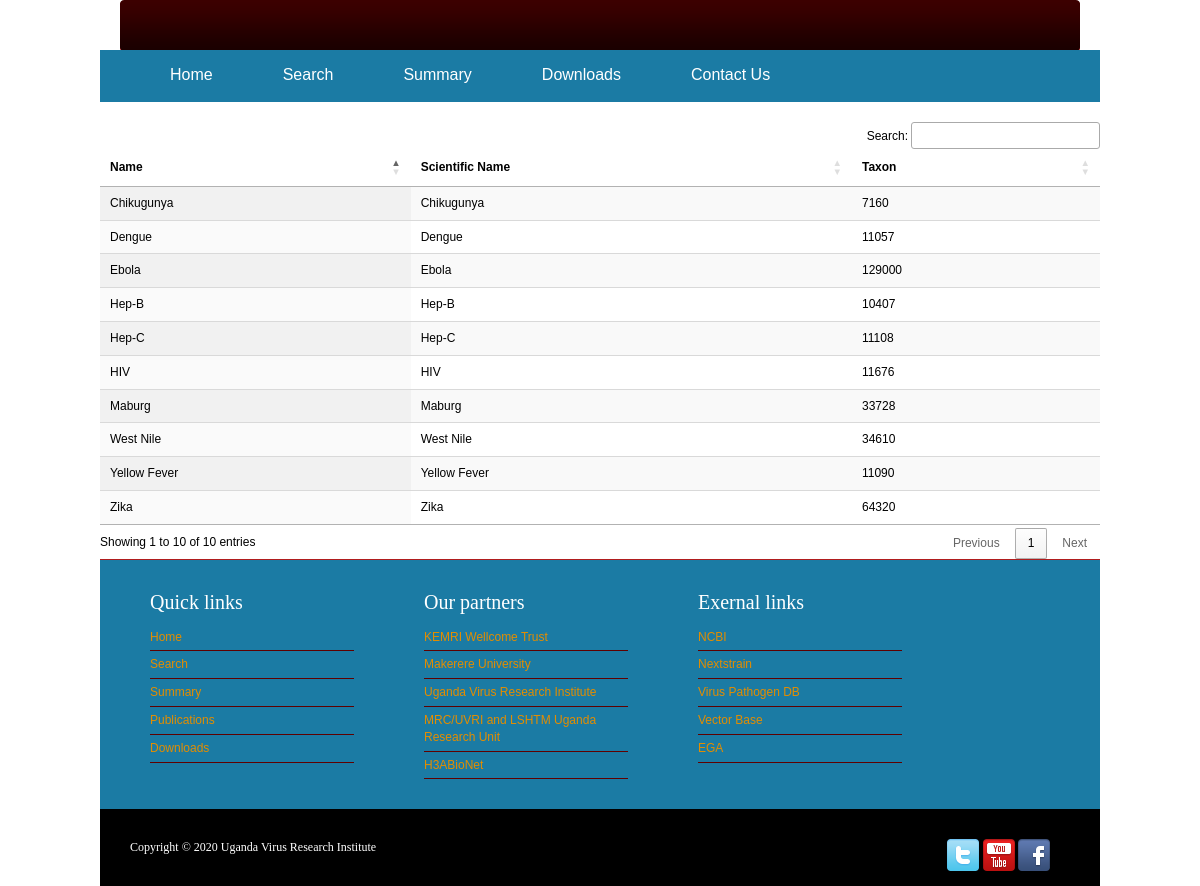
The app's page /search/ with its own data.
### portal/models.py (models this page shows)
class virus(models.Model):
    id=models.AutoField(primary_key=True)
    name=models.CharField(max_length=250)
    scientific_name=models.CharField(max_length=250)
    taxon=models.IntegerField(default=0)

### portal/views.py (the view)
# urls.py: path('search/', views.search, name='search'),
def search(request):
   virusform = VirusForm()
   organismform = OrganismForm()
   siteform = SiteForm()
   viruses=virus.objects.all()
   if request.method == "POST":
      virusform = VirusForm(request.POST)
      organismform = OrganismForm(request.POST)
      siteform = SiteForm(request.POST)
      if virusform.is_valid & organismform.is_valid & siteform.is_valid :
         return render(...) # insert reverse or url
   return render(request, 'search.html',{
          'virusform': virusform,
          'organismform':organismform,
          'siteform':siteform,
          'viruses':viruses,
   })

### portal/forms.py
class VirusForm(forms.Form):
    viruses = forms.ModelChoiceField(
        queryset=virus.objects.values_list('name', flat=True))

class OrganismForm(forms.Form):
    organisms = forms.ModelChoiceField(
        queryset=organism.objects.values_list('name', flat=True))

### portal/templates/search.html (shortened to what this page needs)
{% extends 'base.html' %}
{% load static %}
{% block css %}
    <link rel="stylesheet" type="text/css" href="//cdn.datatables.net/1.10.20/css/jquery.dataTables.min.css">
    <link rel="stylesheet" type="text/css" href="//cdn.datatables.net/searchpanes/1.0.1/css/searchPanes.dataTables.min.css">
    <link rel="stylesheet" type="text/css" href="//cdn.datatables.net/select/1.3.1/css/select.dataTables.min.css">
{% endblock %}
{% block content3 %}
<table id="search" class="display nowrap" style="width:100%">
    <thead>
        <tr>
            <th>Name</th>
            <th>Scientific Name</th>
            <th>Taxon</th>
        </tr>
    </thead>
    <tbody>
        {% for virus in viruses %}
        <tr><td>{{virus.name}}</td>
            <td>{{virus.scientific_name}}</td>
            <td>{{virus.taxon}}</td>
        </tr>
        {% endfor %}
    </tbody>
</table>
{% endblock %}

### portal/static/tooplate_style.css (style rules this page uses)
body { margin: 0; padding: 0; color: black; font-family: Tahoma, Geneva, sans-serif; font-size: 12px; line-height: 1.4em; background-color: white ; }

### records on screen
virus: name "Ebola", scientific_name "Ebola", taxon "129000"
virus: name "Yellow Fever", scientific_name "Yellow Fever", taxon "11090"
virus: name "Dengue", scientific_name "Dengue", taxon "11057"
virus: name "Chikugunya", scientific_name "Chikugunya", taxon "7160"
virus: name "Maburg", scientific_name "Maburg", taxon "33728"
virus: name "HIV", scientific_name "HIV", taxon "11676"
virus: name "Hep-C", scientific_name "Hep-C", taxon "11108"
virus: name "Hep-B", scientific_name "Hep-B", taxon "10407"
virus: name "Zika", scientific_name "Zika", taxon "64320"
virus: name "West Nile", scientific_name "West Nile", taxon "34610"
